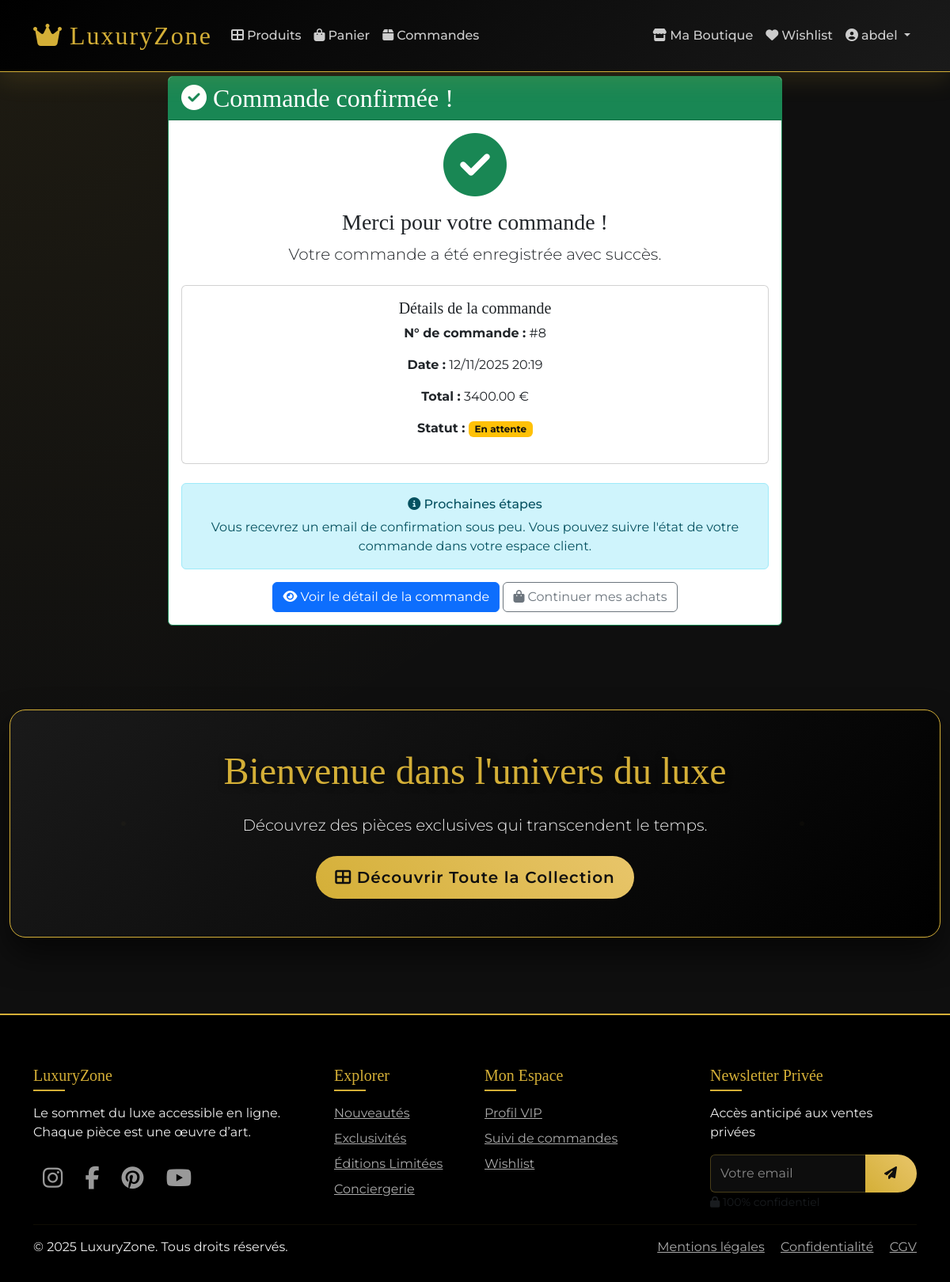
/order/created/8/ (signed in), run on the app's committed database.
### shop/models.py (models this page shows, shortened)
class Order(models.Model):
    STATUS_CHOICES = [
        ('pending', 'En attente'),
        ('processing', 'En traitement'),
        ('shipped', 'Expédiée'),
        ('delivered', 'Livrée'),
        ('cancelled', 'Annulée'),
    ]
    user = models.ForeignKey(User, on_delete=models.CASCADE, null=True, blank=True)
    first_name = models.CharField(max_length=50)
    last_name = models.CharField(max_length=50)
    email = models.EmailField()
    address = models.CharField(max_length=250)
    postal_code = models.CharField(max_length=20)
    city = models.CharField(max_length=100)
    created = models.DateTimeField(auto_now_add=True)
    updated = models.DateTimeField(auto_now=True)
    paid = models.BooleanField(default=False)
    status = models.CharField(max_length=20, choices=STATUS_CHOICES, default='pending')
    coupon = models.ForeignKey(Coupon, on_delete=models.SET_NULL, null=True, blank=True)
    discount = models.DecimalField(max_digits=10, decimal_places=2, default=0)
    class Meta:
        ordering = ['-created']
        indexes = [models.Index(fields=['-created'])]
    def get_total_cost(self):
        total = sum(item.get_cost() for item in self.items.all())
        return total - self.discount

class OrderItem(models.Model):
    order = models.ForeignKey(Order, on_delete=models.CASCADE, related_name='items')
    product = models.ForeignKey(Product, on_delete=models.CASCADE)
    price = models.DecimalField(max_digits=10, decimal_places=2)
    quantity = models.PositiveIntegerField(default=1)
    def get_cost(self):
        return self.price * self.quantity

### shop/views.py (the view)
# urls.py: path('order/created/<int:order_id>/', views.order_created, name='order_created'),
def order_created(request, order_id):
    order = get_object_or_404(Order, id=order_id)
    return render(request, 'shop/order/created.html', {'order': order})

### shop/context_processors.py (called while the page is built, shortened)
def cart_context(request):
    try:
        cart = None
        if request.user.is_authenticated:
            cart, created = Cart.objects.get_or_create(user=request.user)
        return {'cart': cart}
    except Exception:
        return {'cart': None}

### templates/shop/order/created.html (shortened to what this page needs)
{% extends "base.html" %}
{% block content %}
<div class="row justify-content-center">
    <div class="col-md-8">
        <div class="card border-success">
            <div class="card-header bg-success text-white">
                <h2 class="mb-0"><i class="fas fa-check-circle"></i> Commande confirmée !</h2>
            </div>
            <div class="card-body text-center">
                <div class="mb-4">
                    <i class="fas fa-check-circle fa-5x text-success mb-3"></i>
                    <h3>Merci pour votre commande !</h3>
                    <p class="lead">Votre commande a été enregistrée avec succès.</p>
                </div>
                <div class="card mb-4">
                    <div class="card-body">
                        <h5>Détails de la commande</h5>
                        <p><strong>N° de commande :</strong> #{{ order.id }}</p>
                        <p><strong>Date :</strong> {{ order.created|date:"d/m/Y H:i" }}</p>
                        <p><strong>Total :</strong> {{ order.get_total_cost }} €</p>
                        <p><strong>Statut :</strong>
                            <span class="badge bg-warning">{{ order.get_status_display }}</span>
                        </p>
                    </div>
                </div>
                <div class="alert alert-info">
                    <h6><i class="fas fa-info-circle"></i> Prochaines étapes</h6>
                    <p class="mb-0">
                        Vous recevrez un email de confirmation sous peu.
                        Vous pouvez suivre l'état de votre commande dans votre espace client.
                    </p>
                </div>
                <div class="d-grid gap-2 d-md-block">
                    <a href="{% url 'shop:order_detail' order.id %}" class="btn btn-primary">
                        <i class="fas fa-eye"></i> Voir le détail de la commande
                    </a>
                    <a href="{% url 'shop:product_list' %}" class="btn btn-outline-secondary">
                        <i class="fas fa-shopping-bag"></i> Continuer mes achats
                    </a>
                </div>
            </div>
        </div>
    </div>
</div>
{% endblock %}

### templates/base.html (shortened to what this page needs)
<!DOCTYPE html>
<html lang="fr">
<head>
    <link href="https://cdn.jsdelivr.net/npm/bootstrap@5.3.3/dist/css/bootstrap.min.css" rel="stylesheet">
    <link href="https://cdnjs.cloudflare.com/ajax/libs/font-awesome/6.5.0/css/all.min.css" rel="stylesheet">
</head>
<body>
    <nav class="navbar navbar-expand-lg navbar-dark fixed-top">
        <div class="container">
            <a class="navbar-brand" href="{% url 'shop:product_list' %}">
                <i class="fas fa-crown me-2"></i>LuxuryZone
            </a>
            <div class="collapse navbar-collapse" id="navbarNav">
                <ul class="navbar-nav me-auto">
                    <li class="nav-item">
                        <a class="nav-link" href="{% url 'shop:product_list' %}">
                            <i class="fas fa-th-large me-1"></i>Produits
                        </a>
                    </li>
                    <li class="nav-item">
                        <a class="nav-link" href="{% url 'shop:cart_detail' %}">
                            <i class="fas fa-shopping-bag me-1"></i>Panier
                        </a>
                    </li>
                    {% if user.is_authenticated %}
                    <li class="nav-item">
                        <a class="nav-link" href="{% url 'shop:order_history' %}">
                            <i class="fas fa-box me-1"></i>Commandes
                        </a>
                    </li>
                    {% endif %}
                </ul>
                <ul class="navbar-nav ms-auto">
                    {% if user.is_authenticated %}
                        {% if user.vendor_profile.is_approved %}
                        <li class="nav-item">
                            <a class="nav-link" href="{% url 'shop:vendor_dashboard' %}">
                                <i class="fas fa-store me-1"></i>Ma Boutique
                            </a>
                        </li>
                        {% endif %}
                        <li class="nav-item">
                            <a class="nav-link" href="{% url 'shop:favorite_list' %}">
                                <i class="fas fa-heart me-1"></i>Wishlist
                            </a>
                        </li>
                        <li class="nav-item dropdown">
                            <a class="nav-link dropdown-toggle" href="#" id="navbarDropdown" role="button" data-bs-toggle="dropdown">
                                <i class="fas fa-user-circle me-1"></i>{{ user.first_name|default:user.username }}
                            </a>
                        </li>
                    {% endif %}
                </ul>
            </div>
        </div>
    </nav>
    <div class="container-fluid">
        <main class="pt-5 mt-5 min-vh-100">
            {% block content %}
            {% endblock %}
        </main>
        {% if not request.path|slice:":11" == "/product/list" %}
        <section class="welcome-banner my-5">
            <div class="container">
                <h2 class="mb-4">Bienvenue dans l'univers du luxe</h2>
                <p class="lead mb-4">Découvrez des pièces exclusives qui transcendent le temps.</p>
                <a href="{% url 'shop:product_list' %}" class="btn btn-lux btn-lg">
                    <i class="fas fa-th-large"></i> Découvrir Toute la Collection
                </a>
            </div>
        </section>
        {% endif %}
    </div>
    <footer class="footer">
        <div class="container">
            <div class="row gy-5">
                <div class="col-lg-4">
                    <h5>LuxuryZone</h5>
                    <p class="mt-3">Le sommet du luxe accessible en ligne. Chaque pièce est une œuvre d’art.</p>
                    <div class="social-links mt-4">
                        <a href="#"><i class="fab fa-instagram"></i></a>
                        <a href="#"><i class="fab fa-facebook-f"></i></a>
                        <a href="#"><i class="fab fa-pinterest"></i></a>
                        <a href="#"><i class="fab fa-youtube"></i></a>
                    </div>
                </div>
                <div class="col-lg-2">
                    <h5>Explorer</h5>
                    <ul class="list-unstyled mt-3">
                        <li class="mb-2"><a href="#">Nouveautés</a></li>
                        <li class="mb-2"><a href="#">Exclusivités</a></li>
                        <li class="mb-2"><a href="#">Éditions Limitées</a></li>
                        <li class="mb-2"><a href="#">Conciergerie</a></li>
                    </ul>
                </div>
                <div class="col-lg-3">
                    <h5>Mon Espace</h5>
                    <ul class="list-unstyled mt-3">
                        {% if user.is_authenticated %}
                        <li class="mb-2"><a href="{% url 'shop:profile' %}">Profil VIP</a></li>
                        <li class="mb-2"><a href="{% url 'shop:order_history' %}">Suivi de commandes</a></li>
                        <li class="mb-2"><a href="{% url 'shop:favorite_list' %}">Wishlist</a></li>
                        {% else %}
                        <li class="mb-2"><a href="{% url 'shop:login' %}">Connexion</a></li>
                        <li class="mb-2"><a href="{% url 'shop:register' %}">Devenir membre</a></li>
                        {% endif %}
                    </ul>
                </div>
                <div class="col-lg-3">
                    <h5>Newsletter Privée</h5>
                    <p class="mt-3">Accès anticipé aux ventes privées</p>
                    <form class="newsletter-form">
                        <div class="input-group">
                            <input type="email" class="form-control" placeholder="Votre email" required>
                            <button class="btn btn-lux" type="submit">
                                <i class="fas fa-paper-plane"></i>
                            </button>
                        </div>
                    </form>
                    <small class="text-muted"><i class="fas fa-lock"></i> 100% confidentiel</small>
                </div>
            </div>
            <hr style="border-color:rgba(212,175,55,0.3);">
            <div class="row align-items-center">
                <div class="col-md-6">
                    <p class="mb-0">© 2025 LuxuryZone. Tous droits réservés.</p>
                </div>
                <div class="col-md-6 text-md-end">
                    <a href="#" class="me-3">Mentions légales</a>
                    <a href="#" class="me-3">Confidentialité</a>
                    <a href="#">CGV</a>
                </div>
            </div>
        </div>
    </footer>
</body>
</html>

### templates/base.html (style rules this page uses)
:root { --gold: #D4AF37; --deep-black: #0F0F0F; --dark-gray: #1A1A1A; --light-gold: #F5E6C2; }
body { background: var(--deep-black); color: #eee; font-family: 'Montserrat', sans-serif; background-image: radial-gradient(circle at top left, rgba(212,175,55,0.08) 0%, transparent 50%); }
h1, h2, h3, h4, h5 { font-family: 'Playfair Display', serif; }
.navbar { background: linear-gradient(135deg, #000 0%, #1a1a1a 100%); box-shadow: 0 8px 32px rgba(212,175,55,0.15); padding: 1rem 0; border-bottom: 1px solid var(--gold); }
.navbar-brand { font-family: 'Playfair Display', serif; font-size: 2rem; color: var(--gold) !important; letter-spacing: 2px; }
.nav-link { color: #ccc !important; font-weight: 500; transition: all 0.3s; }
.badge { background: var(--gold); color: var(--deep-black); }
.welcome-banner { background: linear-gradient(135deg, #1a1a1a 0%, #000 100%); border: 1px solid var(--gold); border-radius: 20px; padding: 3rem; text-align: center; box-shadow: 0 20px 40px rgba(0,0,0,0.6); position: relative; overflow: hidden; }
.welcome-banner::before { content: ''; position: absolute; top: 0; left: 0; right: 0; bottom: 0; opacity: 0.3; }
.welcome-banner h2 { font-size: 3rem; color: var(--gold); text-shadow: 0 2px 10px rgba(0,0,0,0.5); }
.btn-lux { background: linear-gradient(45deg, var(--gold), #E8C56A); color: var(--deep-black); border: none; font-weight: 600; letter-spacing: 1px; padding: 0.75rem 1.5rem; border-radius: 50px; transition: all 0.3s; }
.footer { background: #000; border-top: 2px solid var(--gold); padding: 4rem 0 2rem; margin-top: 6rem; }
.footer h5 { color: var(--gold); position: relative; padding-bottom: 0.5rem; }
.footer h5::after { content: ''; position: absolute; left: 0; bottom: 0; width: 40px; height: 2px; background: var(--gold); }
.footer a { color: #aaa; transition: color 0.3s; }
.social-links a { font-size: 1.8rem; margin: 0 12px; color: #999; transition: all 0.3s; }
.newsletter-form .form-control { background: rgba(255,255,255,0.05); border: 1px solid rgba(212,175,55,0.3); color: #fff; }
.newsletter-form .form-control::placeholder { color: #888; }

### data on the page
Order: id "8", created "12/11/2025 20:19", get_total_cost "3400.00", status "En attente"

### other printed values
{{ user.first_name|default:user.username }} "abdel"
